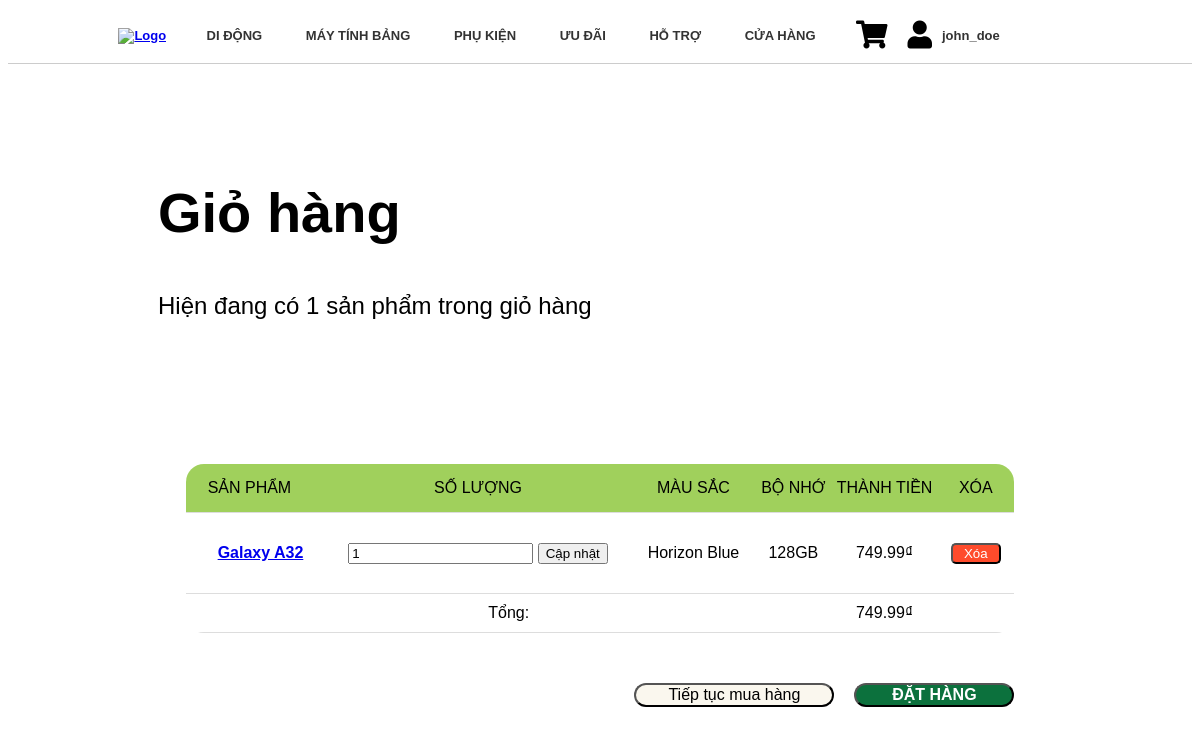
Page /cart (signed in) on the committed database.
### tables this page shows
CREATE TABLE carts (
    cart_id INTEGER PRIMARY KEY AUTOINCREMENT, -- Sửa đổi tên cột
    user_id INTEGER, -- ID người dùng
    product_variant_id INTEGER, -- ID biến thể sản phẩm
    quantity INTEGER NOT NULL, -- Số lượng mặt hàng
    price DECIMAL(10, 2), -- Giá mặt hàng tại thời điểm thêm vào giỏ
    created_at DATETIME DEFAULT CURRENT_TIMESTAMP,
    updated_at DATETIME DEFAULT CURRENT_TIMESTAMP,
    FOREIGN KEY (user_id) REFERENCES users(user_id),
    FOREIGN KEY (product_variant_id) REFERENCES product_variants(variant_id)
);

CREATE TABLE products (
    product_id INTEGER PRIMARY KEY AUTOINCREMENT, -- Sửa đổi tên cột
    name TEXT NOT NULL,
    brand_id INTEGER,
    description TEXT,
    average_rating DECIMAL(3, 2) DEFAULT 0,
    review_count INTEGER DEFAULT 0,
    category_id INTEGER,
    price DECIMAL(10, 2) DEFAULT 0, -- Giá cơ bản cho sản phẩm
    image_url TEXT, -- Hình ảnh chính cho sản phẩm
    total_stock INTEGER DEFAULT 0, -- Tổng số lượng tồn kho
    total_sold INTEGER DEFAULT 0, -- Tổng số lượng đã bán
    is_variants INTEGER DEFAULT 0, -- Xác định sản phẩm có biến thể hay không (0 = không, 1 = có)
    is_active INTEGER DEFAULT 1, -- Trạng thái hoạt động của sản phẩm (0 = không hoạt động, 1 = hoạt động)
    created_at DATETIME DEFAULT CURRENT_TIMESTAMP,
    updated_at DATETIME DEFAULT CURRENT_TIMESTAMP, positive_summary TEXT, negative_summary TEXT,
    FOREIGN KEY (brand_id) REFERENCES brands(brand_id),
    FOREIGN KEY (category_id) REFERENCES categories(category_id)
);

CREATE TABLE product_variants (
    variant_id INTEGER PRIMARY KEY AUTOINCREMENT, -- Sửa đổi tên cột
    product_id INTEGER,
    color TEXT,
    storage TEXT,
    price DECIMAL(10, 2), -- Giá của biến thể
    stock_quantity INTEGER, -- Số lượng tồn kho cho biến thể
    sold_quantity INTEGER DEFAULT 0, -- Số lượng đã bán cho biến thể
    image_url TEXT, -- Hình ảnh của biến thể
    created_at DATETIME DEFAULT CURRENT_TIMESTAMP,
    updated_at DATETIME DEFAULT CURRENT_TIMESTAMP,
    FOREIGN KEY (product_id) REFERENCES products(product_id)
);

### main.py (the view)
@app.route('/cart')
def show_cart():
    user_id = session.get('user_id')  # Lấy user_id từ session
    if not user_id:  # Kiểm tra nếu chưa đăng nhập
        flash("Bạn cần đăng nhập để xem giỏ hàng.", "warning")
        return redirect(url_for('dangnhap'))
    conn = get_db_connection()
    try:
        cart_items = conn.execute('''
            SELECT c.cart_id, pv.product_id, p.name, pv.storage, pv.color, c.quantity, c.price, c.product_variant_id
            FROM carts c
            JOIN product_variants pv ON c.product_variant_id = pv.variant_id
            JOIN products p ON pv.product_id = p.product_id
            WHERE c.user_id = ?
        ''', (user_id,)).fetchall()
        if cart_items:
            total_price = round(sum(item['quantity'] * item['price'] for item in cart_items), 2)
            total_quantity = sum(item['quantity'] for item in cart_items)
        else:
            flash("Giỏ hàng trống.", 'info')
            total_price = 0
            total_quantity = 0
    except Exception as e:
        return str(e), 500  # Trả về lỗi nếu có bất kỳ vấn đề nào xảy ra
    finally:
        conn.close()
    return render_template('user/giohang.html', cart_items=cart_items, total_price=total_price, total_quantity=total_quantity)

### main.py (called while the page is built)
def get_db_connection():
    conn = sqlite3.connect('db/csdl.db')
    conn.row_factory = sqlite3.Row
    return conn

### templates/user/giohang.html (shortened to what this page needs)
<!DOCTYPE html>
<html lang="en">
<head>
    <link rel="stylesheet" href="/static/css/giohang.css">
    <link rel="stylesheet" href="https://cdnjs.cloudflare.com/ajax/libs/font-awesome/5.15.3/css/all.min.css">
</head>
<body>
    <nav>
        <div class="navbar">
            <div class="logo">
                <a href="/"><img src="logo1.svg" alt="Logo"></a>
            </div>
            <div class="nav-links">
                <ul class="links">
                    <li>
                        <a href="/categories/1">DI ĐỘNG</a>
                    </li>
                    <li>
                        <a href="/categories/2">MÁY TÍNH BẢNG</a>
                    </li>
                    <li>
                        <a href="/categories/3">PHỤ KIỆN</a>
                    </li>
                    <li>
                        <a href="uudai.html">ƯU ĐÃI</a>
                    </li>
                    <li>
                        <a href="hotro.html">HỖ TRỢ</a>
                    </li>
                    <li><a href="cuahang.html">CỬA HÀNG</a></li>
                </ul>
            </div>
            <div class="order-button">
                <a href="giohang.html"><a href="/cart"><label class="cart-icon"><i class="fas fa-shopping-cart"></i></label></a>
                <div class="taikhoan"> <label class="user-icon"><i class="fas fa-user"></i></label>
                    {% if session['email'] %}
                        <a href="taikhoan.html">{{ session['username'] }}</a>
                    {% else %}
                        <a href="taikhoan.html"></a>
                        <ul>
                            <li><a href="#">Chào mừng bạn </a></li>
                            <li><a href="/dangnhap">Đăng nhập/Đăng kí</a></li>
                        </ul>
                    {% endif %}
                </div>
            </div>
        </div>
    </nav>
    <section class="cart-title">
        <div class="container">
            <h1>Giỏ hàng</h1>
            <p>Hiện đang có {{ total_quantity }} sản phẩm trong giỏ hàng</p>
        </div>
    </section>
    <table class="cart">
        <thead>
            <tr>
                <th></th>
                <th class="product">SẢN PHẨM</th>
                <th>SỐ LƯỢNG</th>
                <th>MÀU SẮC</th>
                <th>BỘ NHỚ</th>
                <th>THÀNH TIỀN</th>
                <th>XÓA</th>
            </tr>
        </thead>
        <tbody>
            {% for cart_item in cart_items %}
            <tr>
                <td>
                </td>
                <td class="product">
                    <a href="/product/{{ cart_item['product_id'] }}">
                        <h4>{{ cart_item['name'] }}</h4>
                    </a>
                </td>
                <td>
                    <form action="/update-cart" method="post">
                        <input type="number" name="quantity" min="1" value="{{ cart_item['quantity'] }}" class="quantity-input">
                        <button type="submit">Cập nhật</button>
                    </form>
                </td>
                <td>{{ cart_item['color'] }}</td>
                <td>{{ cart_item['storage'] }}</td>
                <td>{{ cart_item['price'] }}₫</td>
                <td>
                    <form method="POST" action="/delete-cart-item" style="display: inline;">
                        <button type="submit" class="delete">Xóa</button>
                    </form>
                </td>
            </tr>
            {% endfor %}
        </tbody>
        <tfoot>
            <tr>
                <td colspan="5">Tổng:</td>
                <td id="total_price">{{ total_price }}₫</td>
                <td></td>
            </tr>
        </tfoot>
    </table>
    <div class="button">
        <a href="/" class="btn-link">
            <input type="button" value="Tiếp tục mua hàng" id="continue-button">
        </a>
        <a href="/dathang" class="btn-link">
            <input type="button" value="ĐẶT HÀNG" id="order-button">
        </a>
    </div>
</body>
</html>

### static/css/giohang.css (style rules this page uses)
body { font-family: 'Be Vietnam Pro', sans-serif; }
.navbar { display: flex; justify-content: space-between; align-items: center; background-color: #fff; font-family: 'Be Vietnam Pro', sans-serif; font-weight: 600; font-size: small; padding: 10px; border-bottom: 1px solid #ccc; position: relative; }
.navbar .logo { display: inline-block; margin-right: -80px; }
.navbar .logo img { width: 50px; height: 50px; }
.navbar .nav-links { display: inline-block; vertical-align: top; margin-right: -100px; }
.navbar .nav-links ul { list-style: none; margin: 0; padding: 0; }
.navbar .nav-links li { display: inline-block; margin: 10px 10px; position: relative; }
.navbar .nav-links a { color: #333; text-decoration: none; font-weight: bold; padding: 10px; transition: color 0.3s ease; }
.navbar .order-button { display: flex; align-items: center; margin-right: 60px; }
.navbar .order-button a { display: flex; align-items: center; color: #333; text-decoration: none; font-weight: bold; margin-right: 20px; }
.navbar .taikhoan { position: relative; display: flex; align-items: center; }
.navbar .taikhoan a { display: block; padding: 10px; color: #333; text-align: left; white-space: nowrap; overflow: hidden; text-overflow: ellipsis; width: 150px; }
.search-icon, .cart-icon, .user-icon { color:#000000; font-size: 28px; cursor: pointer; margin: auto; text-align: center; }
.cart-title { background-color: #fff; padding: 70px 150px; }
.cart-title h1 { font-weight: 700; font-size: clamp(24px, 6vw, 56px); }
.cart-title p { font-weight: 400; font-size: clamp(16px, 6vw, 24px); margin-top: 5px; }
.cart { width: 70%; border-collapse: collapse; margin: 50px auto; border-radius: 18px; overflow: hidden; }
.cart th, .cart td { border-bottom: 1px solid #ddd; padding: 10px; text-align: center; }
.cart .product { text-align: left; }
.cart th { background-color: #A0D05C; color: black; font-weight: 500; padding: 15px 0; }
.delete { width: 50px; background-color: #ff4b2b; color: white; border-radius: 5px; cursor: pointer; }
.button { display: flex; width: 70%; margin: 4% auto; justify-content: right; align-items:center; column-gap: 20px; }
.button input { min-width: 160px; color: white; border-radius: 18px; cursor: pointer; text-align: center; font-size: 16px; }
.button #continue-button { background-color: #FAF7EE; color: black; font-weight: 500; width: 200px; }
.button #order-button { background-color: #0C713D; font-weight: 600; }

### rows in the picture
carts: name "Galaxy A32", quantity "1", color "Horizon Blue", storage "128GB", price "749.99"

### other values in the picture
{{ session['username'] }} "john_doe"
{{ total_quantity }} "1"
{{ total_price }} "749.99"
